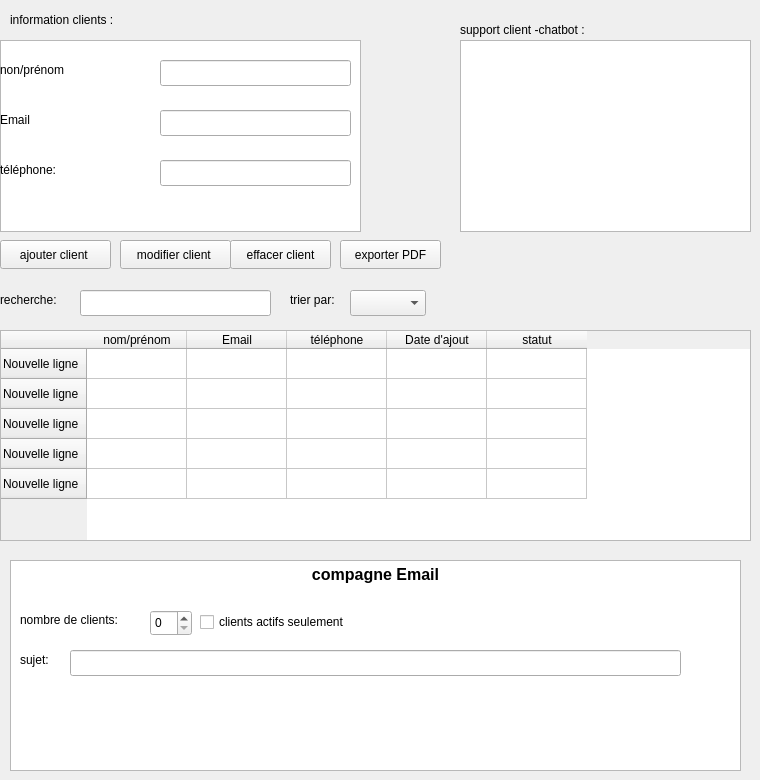
    <widget class="QWidget" name="page_4">
     <widget class="QListView" name="listView">
      <property name="geometry">
       <rect>
        <x>0</x>
        <y>40</y>
        <width>361</width>
        <height>192</height>
       </rect>
      </property>
     </widget>
     <widget class="QLabel" name="label_3">
      <property name="geometry">
       <rect>
        <x>0</x>
        <y>60</y>
        <width>151</width>
        <height>20</height>
       </rect>
      </property>
      <property name="text">
       <string>non/prénom</string>
      </property>
     </widget>
     <widget class="QLabel" name="label_4">
      <property name="geometry">
       <rect>
        <x>0</x>
        <y>110</y>
        <width>63</width>
        <height>20</height>
       </rect>
      </property>
      <property name="text">
       <string>Email</string>
      </property>
     </widget>
     <widget class="QLabel" name="label_5">
      <property name="geometry">
       <rect>
        <x>0</x>
        <y>160</y>
        <width>101</width>
        <height>20</height>
       </rect>
      </property>
      <property name="text">
       <string>téléphone:</string>
      </property>
     </widget>
     <widget class="QLineEdit" name="lineEdit_2">
      <property name="geometry">
       <rect>
        <x>160</x>
        <y>60</y>
        <width>191</width>
        <height>26</height>
       </rect>
      </property>
     </widget>
     <widget class="QLineEdit" name="lineEdit_3">
      <property name="geometry">
       <rect>
        <x>160</x>
        <y>110</y>
        <width>191</width>
        <height>26</height>
       </rect>
      </property>
     </widget>
     <widget class="QLineEdit" name="lineEdit_4">
      <property name="geometry">
       <rect>
        <x>160</x>
        <y>160</y>
        <width>191</width>
        <height>26</height>
       </rect>
      </property>
     </widget>
     <widget class="QPushButton" name="pushButton_2">
      <property name="geometry">
       <rect>
        <x>0</x>
        <y>240</y>
        <width>111</width>
        <height>29</height>
       </rect>
      </property>
      <property name="text">
       <string>ajouter client </string>
      </property>
     </widget>
     <widget class="QPushButton" name="pushButton_5">
      <property name="geometry">
       <rect>
        <x>120</x>
        <y>240</y>
        <width>111</width>
        <height>29</height>
       </rect>
      </property>
      <property name="text">
       <string>modifier client </string>
      </property>
     </widget>
     <widget class="QPushButton" name="pushButton_6">
      <property name="geometry">
       <rect>
        <x>230</x>
        <y>240</y>
        <width>101</width>
        <height>29</height>
       </rect>
      </property>
      <property name="text">
       <string>effacer client</string>
      </property>
     </widget>
     <widget class="QPushButton" name="pushButton_7">
      <property name="geometry">
       <rect>
        <x>340</x>
        <y>240</y>
        <width>101</width>
        <height>29</height>
       </rect>
      </property>
      <property name="text">
       <string>exporter PDF</string>
      </property>
     </widget>
     <widget class="QLabel" name="label_6">
      <property name="geometry">
       <rect>
        <x>0</x>
        <y>290</y>
        <width>111</width>
        <height>20</height>
       </rect>
      </property>
      <property name="text">
       <string>recherche:</string>
      </property>
     </widget>
     <widget class="QLineEdit" name="lineEdit_5">
      <property name="geometry">
       <rect>
        <x>80</x>
        <y>290</y>
        <width>191</width>
        <height>26</height>
       </rect>
      </property>
     </widget>
     <widget class="QComboBox" name="comboBox">
      <property name="geometry">
       <rect>
        <x>350</x>
        <y>290</y>
        <width>76</width>
        <height>26</height>
       </rect>
      </property>
     </widget>
     <widget class="QLabel" name="label_7">
      <property name="geometry">
       <rect>
        <x>290</x>
        <y>290</y>
        <width>63</width>
        <height>20</height>
       </rect>
      </property>
      <property name="text">
       <string>trier par:</string>
      </property>
     </widget>
     <widget class="QTableWidget" name="tableWidget">
      <property name="geometry">
       <rect>
        <x>0</x>
        <y>330</y>
        <width>751</width>
        <height>211</height>
       </rect>
      </property>
      <row>
       <property name="text">
        <string>Nouvelle ligne</string>
       </property>
      </row>
      <row>
       <property name="text">
        <string>Nouvelle ligne</string>
       </property>
      </row>
      <row>
       <property name="text">
        <string>Nouvelle ligne</string>
       </property>
      </row>
      <row>
       <property name="text">
        <string>Nouvelle ligne</string>
       </property>
      </row>
      <row>
       <property name="text">
        <string>Nouvelle ligne</string>
       </property>
      </row>
      <column>
       <property name="text">
        <string>nom/prénom</string>
       </property>
      </column>
      <column>
       <property name="text">
        <string>Email</string>
       </property>
      </column>
      <column>
       <property name="text">
        <string>téléphone</string>
       </property>
      </column>
      <column>
       <property name="text">
        <string>Date d'ajout</string>
       </property>
      </column>
      <column>
       <property name="text">
        <string>statut</string>
       </property>
      </column>
     </widget>
     <widget class="QListWidget" name="listWidget">
      <property name="geometry">
       <rect>
        <x>460</x>
        <y>40</y>
        <width>291</width>
        <height>192</height>
       </rect>
      </property>
     </widget>
     <widget class="QLabel" name="label_8">
      <property name="geometry">
       <rect>
        <x>460</x>
        <y>20</y>
        <width>161</width>
        <height>20</height>
       </rect>
      </property>
      <property name="text">
       <string>support client -chatbot :</string>
      </property>
     </widget>
     <widget class="QLabel" name="label_9">
      <property name="geometry">
       <rect>
        <x>460</x>
        <y>250</y>
        <width>63</width>
        <height>20</height>
       </rect>
      </property>
      <property name="text">
       <string/>
      </property>
     </widget>
     <widget class="QLabel" name="label_10">
      <property name="geometry">
       <rect>
        <x>10</x>
        <y>10</y>
        <width>231</width>
        <height>20</height>
       </rect>
      </property>
      <property name="text">
       <string>information clients :</string>
      </property>
     </widget>
     <widget class="QTextBrowser" name="textBrowser">
      <property name="geometry">
       <rect>
        <x>10</x>
        <y>560</y>
        <width>731</width>
        <height>211</height>
       </rect>
      </property>
      <property name="html">
       <string>&lt;!DOCTYPE HTML PUBLIC &quot;-//W3C//DTD HTML 4.0//EN&quot; &quot;http://www.w3.org/TR/REC-html40/strict.dtd&quot;&gt;
&lt;html&gt;&lt;head&gt;&lt;meta name=&quot;qrichtext&quot; content=&quot;1&quot; /&gt;&lt;meta charset=&quot;utf-8&quot; /&gt;&lt;style type=&quot;text/css&quot;&gt;
p, li { white-space: pre-wrap; }
hr { height: 1px; border-width: 0; }
li.unchecked::marker { content: &quot;\2610&quot;; }
li.checked::marker { content: &quot;\2612&quot;; }
&lt;/style&gt;&lt;/head&gt;&lt;body style=&quot; font-family:'Segoe UI'; font-size:9pt; font-weight:400; font-style:normal;&quot;&gt;
&lt;p align=&quot;center&quot; style=&quot; margin-top:0px; margin-bottom:0px; margin-left:0px; margin-right:0px; -qt-block-indent:0; text-indent:0px;&quot;&gt;&lt;span style=&quot; font-size:12pt; font-weight:700;&quot;&gt;compagne Email&lt;/span&gt;&lt;/p&gt;&lt;/body&gt;&lt;/html&gt;</string>
      </property>
     </widget>
     <widget class="QLabel" name="label_11">
      <property name="geometry">
       <rect>
        <x>330</x>
        <y>580</y>
        <width>63</width>
        <height>20</height>
       </rect>
      </property>
      <property name="text">
       <string/>
      </property>
     </widget>
     <widget class="QLabel" name="label_12">
      <property name="geometry">
       <rect>
        <x>20</x>
        <y>610</y>
        <width>151</width>
        <height>20</height>
       </rect>
      </property>
      <property name="text">
       <string>nombre de clients:</string>
      </property>
     </widget>
     <widget class="QSpinBox" name="spinBox">
      <property name="geometry">
       <rect>
        <x>150</x>
        <y>610</y>
        <width>42</width>
        <height>26</height>
       </rect>
      </property>
     </widget>
     <widget class="QCheckBox" name="checkBox">
      <property name="geometry">
       <rect>
        <x>200</x>
        <y>610</y>
        <width>181</width>
        <height>24</height>
       </rect>
      </property>
      <property name="text">
       <string>clients actifs seulement</string>
      </property>
     </widget>
     <widget class="QLabel" name="label_13">
      <property name="geometry">
       <rect>
        <x>20</x>
        <y>650</y>
        <width>63</width>
        <height>20</height>
       </rect>
      </property>
      <property name="text">
       <string>sujet:</string>
      </property>
     </widget>
     <widget class="QLineEdit" name="lineEdit_6">
      <property name="geometry">
       <rect>
        <x>70</x>
        <y>650</y>
        <width>611</width>
        <height>26</height>
       </rect>
      </property>
     </widget>
    </widget>
